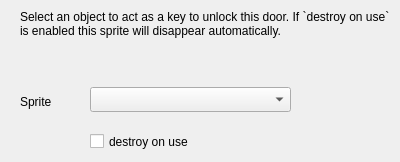
  <widget class="QWizardPage" name="pageDoor">
   <property name="subTitle">
    <string>Door</string>
   </property>
   <widget class="QComboBox" name="cbBuddy">
    <property name="geometry">
     <rect>
      <x>90</x>
      <y>87</y>
      <width>201</width>
      <height>25</height>
     </rect>
    </property>
    <property name="toolTip">
     <string>This sprite will be used to unlock the door. This other sprite should be marked as an inventory item so that the player can pick it up.</string>
    </property>
    <property name="whatsThis">
     <string>This sprite will be used to unlock the door. This other sprite should be marked as an inventory item so that the player can pick it up.</string>
    </property>
   </widget>
   <widget class="QLabel" name="label_37">
    <property name="geometry">
     <rect>
      <x>20</x>
      <y>94</y>
      <width>52</width>
      <height>15</height>
     </rect>
    </property>
    <property name="text">
     <string>Sprite</string>
    </property>
   </widget>
   <widget class="QCheckBox" name="cDestroyUsed">
    <property name="geometry">
     <rect>
      <x>90</x>
      <y>130</y>
      <width>121</width>
      <height>23</height>
     </rect>
    </property>
    <property name="toolTip">
     <string>If this is ticked, the &quot;door&quot; sprite is killed/destroyed when it is unlocked.</string>
    </property>
    <property name="whatsThis">
     <string>If this is ticked, the &quot;door&quot; sprite is killed/destroyed when it is unlocked.</string>
    </property>
    <property name="text">
     <string>destroy on use</string>
    </property>
   </widget>
   <widget class="QLabel" name="label_13">
    <property name="geometry">
     <rect>
      <x>20</x>
      <y>10</y>
      <width>371</width>
      <height>51</height>
     </rect>
    </property>
    <property name="text">
     <string>Select an object to act as a key to unlock this door. If `destroy on use` is enabled this sprite will disappear automatically.</string>
    </property>
    <property name="alignment">
     <set>Qt::AlignLeading|Qt::AlignLeft|Qt::AlignTop</set>
    </property>
    <property name="wordWrap">
     <bool>true</bool>
    </property>
   </widget>
  </widget>
